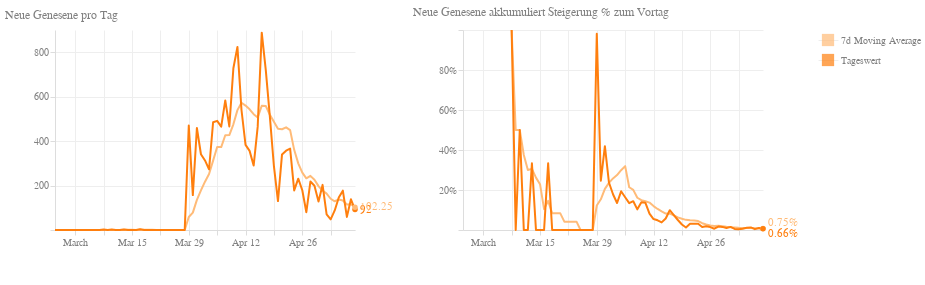

Notebook source saved alongside this figure:
### Code cell
rec_day_base = alt.Chart(df, width=300, height=200
).transform_timeunit(
    date='yearmonthdate(dataTime)'
).transform_aggregate(
    max_total_recovered='max(total_recovered)',
    groupby=['date']
).transform_window(
    rolling_max='max(max_total_recovered)',
    rolling_min='min(max_total_recovered)',
    frame=[-1, 0]
).transform_calculate(
    diff='datum.rolling_max - datum.rolling_min'
)

rec_day_line = rec_day_base.mark_line(
    color='#ff7f0e',
    size=2,
    strokeJoin='round'
).encode(
    alt.X('date:T', title=''),
    alt.Y('diff:Q', title=''),
    tooltip=['date:T', 'diff:Q']
)

rec_day_the_tooltip = rec_day_base.mark_circle(
    color='#ff7f0e',
    size=200,
    opacity=0
).encode(
    alt.X('date:T', title=''),
    alt.Y('diff:Q', title=''),
    tooltip=[alt.Tooltip('date:T', title='Datum'), alt.Tooltip('diff:Q', title='Neue Genesene')]
)

rec_day_the_highlight = rec_day_base.transform_window(
    sort=[alt.SortField("date", order="descending")], 
    rank="rank(date)"
).transform_filter(
    alt.datum.rank == 1
)

rec_day_the_text = rec_day_the_highlight.mark_text(
    align='left',
    color='#ff7f0e',
    dx=5
).encode(
    alt.X('date:T'),
    alt.Y('diff:Q', title=''),
    text=alt.Text("diff:Q")
)

rec_day_the_mark = rec_day_the_highlight.mark_circle(
    color='#ff7f0e',
    opacity=1
).encode(
    alt.X('date:T'),
    alt.Y('diff:Q', title=''),
)

rec_ma_base = rec_day_base.transform_window(
    rolling_mean='mean(diff)',
    frame=[-7, 0]
)

rec_ma_line = rec_ma_base.mark_line(
    color='#ffbb78',
    size=2,
    strokeJoin='round'
).encode(
    alt.X('date:T', title=''),
    alt.Y('rolling_mean:Q', title=''),
)

rec_ma_the_tooltip = rec_ma_base.mark_circle(
    color='#ffbb78',
    size=200,
    opacity=0
).encode(
    alt.X('date:T', title=''),
    alt.Y('rolling_mean:Q', title=''),
    tooltip=[alt.Tooltip('date:T', title='Datum'), alt.Tooltip('rolling_mean:Q', title='7d Moving Average')]
)

rec_ma_the_highlight = rec_ma_base.transform_window(
    sort=[alt.SortField("date", order="descending")], 
    rank="rank(date)"
).transform_filter(
    alt.datum.rank == 1
)

rec_ma_the_text = rec_ma_the_highlight.mark_text(
    align='left',
    color='#ffbb78',
    dx=5
).encode(
    alt.X('date:T'),
    alt.Y('rolling_mean:Q', title=''),
    text=alt.Text("rolling_mean:Q", format=",.2f")
)

rec_ma_the_mark = rec_ma_the_highlight.mark_circle(
    color='#ffbb78',
    opacity=1
).encode(
    alt.X('date:T'),
    alt.Y('rolling_mean:Q', title='')
)

new_rec_by_day = (
    rec_ma_line + rec_day_line + rec_day_the_text +
    rec_day_the_mark + rec_ma_the_text + rec_ma_the_mark +
    rec_ma_the_tooltip + rec_day_the_tooltip
).properties(title='Neue Genesene pro Tag')

rec_percent_base = alt.Chart(df, width=300, height=200
).transform_timeunit(
    date='yearmonthdate(dataTime)'
).transform_aggregate(
    max_total_recovered='max(total_recovered)',
    groupby=['date']
).transform_window(
    rolling_max='max(max_total_recovered)',
    rolling_min='min(max_total_recovered)',
    frame=[-1, 0]
).transform_calculate(
    diff='(datum.rolling_max - datum.rolling_min) / datum.rolling_max'
)

rec_percent_line = rec_percent_base.mark_line(
    color='#ff7f0e',
    size=2,
    strokeJoin='round'
).encode(
    alt.X('date:T', title=''),
    alt.Y('diff:Q', axis=alt.Axis(format='%', title=''), scale=alt.Scale(domain=[0, 1]))
)

rec_percent_the_tooltip = rec_percent_base.mark_circle(
    color='#ff7f0e',
    size=200,
    opacity=0
).encode(
    alt.X('date:T', title=''),
    alt.Y('diff:Q', title=''),
    tooltip=[alt.Tooltip('date:T', title='Datum'), alt.Tooltip('diff:Q', title='Steigerung %', format=".2%")]
)

rec_percent_the_highlight = rec_percent_base.transform_window(
    sort=[alt.SortField("date", order="descending")], 
    rank="rank(date)"
).transform_filter(
    alt.datum.rank == 1
)

rec_percent_the_text = rec_percent_the_highlight.mark_text(
    align='left',
    color='#ff7f0e',
    dx=5,dy=5
).encode(
    alt.X('date:T'),
    alt.Y('diff:Q', title=''),
    text=alt.Text("diff:Q", format=".2%")
)

rec_percent_the_mark = rec_percent_the_highlight.mark_circle(
    color='#ff7f0e',
    opacity=1
).encode(
    alt.X('date:T'),
    alt.Y('diff:Q', title=''),
)

rec_ma_percent = rec_percent_base.transform_window(
    rolling_mean='mean(diff)',
    frame=[-7, 0]
).mark_line(
    color='#ffbb78',
    size=2,
    strokeJoin='round'
).encode(
    alt.X('date:T', title=''),
    alt.Y('rolling_mean:Q', axis=alt.Axis(format='%', title='')),
)

rec_ma_percent_the_tooltip = rec_ma_percent.mark_circle(
    color='#ffbb78',
    size=200,
    opacity=0
).encode(
    alt.X('date:T', title=''),
    alt.Y('rolling_mean:Q', title=''),
    tooltip=[alt.Tooltip('date:T', title='Datum'), alt.Tooltip('rolling_mean:Q', title='7d Moving Average', format=".2%")]
)


rec_ma_percent_the_highlight = rec_ma_percent.transform_window(
    sort=[alt.SortField("date", order="descending")], 
    rank="rank(date)"
).transform_filter(
    alt.datum.rank == 1
)

rec_ma_percent_the_text = rec_ma_percent_the_highlight.mark_text(
    align='left',
    color='#ffbb78',
    dx=5,dy=-5
).encode(
    alt.X('date:T'),
    alt.Y('rolling_mean:Q', title=''),
    text=alt.Text("rolling_mean:Q", format=".2%")
)

rec_ma_percent_the_mark = rec_ma_percent_the_highlight.mark_circle(
    color='#ffbb78',
    opacity=1
).encode(
    alt.X('date:T'),
    alt.Y('rolling_mean:Q', title='')
)

new_rec_percent_by_day = (
    rec_ma_percent + rec_percent_line +
    rec_ma_percent_the_text + rec_ma_percent_the_mark +
    rec_percent_the_text + rec_percent_the_mark +
    rec_ma_percent_the_tooltip + rec_percent_the_tooltip
).properties(title='Neue Genesene akkumuliert Steigerung % zum Vortag')

chart_4_legendDomain = ['Tageswert', '7d Moving Average']
chart_4_legendColors = ['#ff7f0e', '#ffbb78']
chart_4_legendData = pd.DataFrame({
    'label': chart_4_legendDomain
})

legend4 = alt.Chart(chart_4_legendData).mark_square(size=150).encode(
    y=alt.Y(
        'label:N',
        axis=alt.Axis(domain=False, ticks=False, orient='right'),
        title=None
    ),
    color=alt.Color(
        'label',
        scale=alt.Scale(domain=chart_4_legendDomain,range=chart_4_legendColors),
        legend=None
    )
)

chart_4 = (new_rec_by_day | new_rec_percent_by_day | legend4).configure_axis(
    grid=True,
    gridColor="#eee",
    domainColor="#ddd",
    tickColor="#ddd",
    labelColor="gray",
    labelBound=True,
    minExtent=50
).configure_view(
    strokeWidth=0
).configure_title(
    fontSize=12,
    fontWeight='normal',
    anchor='start',
    color='gray'
)
chart_4

### Figure 1 — Vega-Lite specification as saved in the notebook (floating-point values rounded to 4 significant figures; data arrays with more than 128 entries replaced by an {"elided": "..."} marker saying what was removed)
{"config": {"view": {"continuousWidth": 400, "continuousHeight": 300, "strokeWidth": 0}, "axis": {"domainColor": "#ddd", "grid": true, "gridColor": "#eee", "labelBound": true, "labelColor": "gray", "minExtent": 50, "tickColor": "#ddd"}, "title": {"anchor": "start", "color": "gray", "fontSize": 12, "fontWeight": "normal"}}, "hconcat": [{"layer": [{"mark": {"type": "line", "color": "#ffbb78", "size": 2, "strokeJoin": "round"}, "encoding": {"x": {"type": "temporal", "field": "date", "title": ""}, "y": {"type": "quantitative", "field": "rolling_mean", "title": ""}}, "height": 200, "transform": [{"field": "dataTime", "timeUnit": "yearmonthdate", "as": "date"}, {"aggregate": [{"op": "max", "field": "total_recovered", "as": "max_total_recovered"}], "groupby": ["date"]}, {"window": [{"op": "max", "field": "max_total_recovered", "as": "rolling_max"}, {"op": "min", "field": "max_total_recovered", "as": "rolling_min"}], "frame": [-1, 0]}, {"calculate": "datum.rolling_max - datum.rolling_min", "as": "diff"}, {"window": [{"op": "mean", "field": "diff", "as": "rolling_mean"}], "frame": [-7, 0]}], "width": 300}, {"mark": {"type": "line", "color": "#ff7f0e", "size": 2, "strokeJoin": "round"}, "encoding": {"tooltip": [{"type": "temporal", "field": "date"}, {"type": "quantitative", "field": "diff"}], "x": {"type": "temporal", "field": "date", "title": ""}, "y": {"type": "quantitative", "field": "diff", "title": ""}}, "height": 200, "transform": [{"field": "dataTime", "timeUnit": "yearmonthdate", "as": "date"}, {"aggregate": [{"op": "max", "field": "total_recovered", "as": "max_total_recovered"}], "groupby": ["date"]}, {"window": [{"op": "max", "field": "max_total_recovered", "as": "rolling_max"}, {"op": "min", "field": "max_total_recovered", "as": "rolling_min"}], "frame": [-1, 0]}, {"calculate": "datum.rolling_max - datum.rolling_min", "as": "diff"}], "width": 300}, {"mark": {"type": "text", "align": "left", "color": "#ff7f0e", "dx": 5}, "encoding": {"text": {"type": "quantitative", "field": "diff"}, "x": {"type": "temporal", "field": "date"}, "y": {"type": "quantitative", "field": "diff", "title": ""}}, "height": 200, "transform": [{"field": "dataTime", "timeUnit": "yearmonthdate", "as": "date"}, {"aggregate": [{"op": "max", "field": "total_recovered", "as": "max_total_recovered"}], "groupby": ["date"]}, {"window": [{"op": "max", "field": "max_total_recovered", "as": "rolling_max"}, {"op": "min", "field": "max_total_recovered", "as": "rolling_min"}], "frame": [-1, 0]}, {"calculate": "datum.rolling_max - datum.rolling_min", "as": "diff"}, {"window": [{"op": "rank", "field": "date", "as": "rank"}], "sort": [{"field": "date", "order": "descending"}]}, {"filter": "(datum.rank === 1)"}], "width": 300}, {"mark": {"type": "circle", "color": "#ff7f0e", "opacity": 1}, "encoding": {"x": {"type": "temporal", "field": "date"}, "y": {"type": "quantitative", "field": "diff", "title": ""}}, "height": 200, "transform": [{"field": "dataTime", "timeUnit": "yearmonthdate", "as": "date"}, {"aggregate": [{"op": "max", "field": "total_recovered", "as": "max_total_recovered"}], "groupby": ["date"]}, {"window": [{"op": "max", "field": "max_total_recovered", "as": "rolling_max"}, {"op": "min", "field": "max_total_recovered", "as": "rolling_min"}], "frame": [-1, 0]}, {"calculate": "datum.rolling_max - datum.rolling_min", "as": "diff"}, {"window": [{"op": "rank", "field": "date", "as": "rank"}], "sort": [{"field": "date", "order": "descending"}]}, {"filter": "(datum.rank === 1)"}], "width": 300}, {"mark": {"type": "text", "align": "left", "color": "#ffbb78", "dx": 5}, "encoding": {"text": {"type": "quantitative", "field": "rolling_mean", "format": ",.2f"}, "x": {"type": "temporal", "field": "date"}, "y": {"type": "quantitative", "field": "rolling_mean", "title": ""}}, "height": 200, "transform": [{"field": "dataTime", "timeUnit": "yearmonthdate", "as": "date"}, {"aggregate": [{"op": "max", "field": "total_recovered", "as": "max_total_recovered"}], "groupby": ["date"]}, {"window": [{"op": "max", "field": "max_total_recovered", "as": "rolling_max"}, {"op": "min", "field": "max_total_recovered", "as": "rolling_min"}], "frame": [-1, 0]}, {"calculate": "datum.rolling_max - datum.rolling_min", "as": "diff"}, {"window": [{"op": "mean", "field": "diff", "as": "rolling_mean"}], "frame": [-7, 0]}, {"window": [{"op": "rank", "field": "date", "as": "rank"}], "sort": [{"field": "date", "order": "descending"}]}, {"filter": "(datum.rank === 1)"}], "width": 300}, {"mark": {"type": "circle", "color": "#ffbb78", "opacity": 1}, "encoding": {"x": {"type": "temporal", "field": "date"}, "y": {"type": "quantitative", "field": "rolling_mean", "title": ""}}, "height": 200, "transform": [{"field": "dataTime", "timeUnit": "yearmonthdate", "as": "date"}, {"aggregate": [{"op": "max", "field": "total_recovered", "as": "max_total_recovered"}], "groupby": ["date"]}, {"window": [{"op": "max", "field": "max_total_recovered", "as": "rolling_max"}, {"op": "min", "field": "max_total_recovered", "as": "rolling_min"}], "frame": [-1, 0]}, {"calculate": "datum.rolling_max - datum.rolling_min", "as": "diff"}, {"window": [{"op": "mean", "field": "diff", "as": "rolling_mean"}], "frame": [-7, 0]}, {"window": [{"op": "rank", "field": "date", "as": "rank"}], "sort": [{"field": "date", "order": "descending"}]}, {"filter": "(datum.rank === 1)"}], "width": 300}, {"mark": {"type": "circle", "color": "#ffbb78", "opacity": 0, "size": 200}, "encoding": {"tooltip": [{"type": "temporal", "field": "date", "title": "Datum"}, {"type": "quantitative", "field": "rolling_mean", "title": "7d Moving Average"}], "x": {"type": "temporal", "field": "date", "title": ""}, "y": {"type": "quantitative", "field": "rolling_mean", "title": ""}}, "height": 200, "transform": [{"field": "dataTime", "timeUnit": "yearmonthdate", "as": "date"}, {"aggregate": [{"op": "max", "field": "total_recovered", "as": "max_total_recovered"}], "groupby": ["date"]}, {"window": [{"op": "max", "field": "max_total_recovered", "as": "rolling_max"}, {"op": "min", "field": "max_total_recovered", "as": "rolling_min"}], "frame": [-1, 0]}, {"calculate": "datum.rolling_max - datum.rolling_min", "as": "diff"}, {"window": [{"op": "mean", "field": "diff", "as": "rolling_mean"}], "frame": [-7, 0]}], "width": 300}, {"mark": {"type": "circle", "color": "#ff7f0e", "opacity": 0, "size": 200}, "encoding": {"tooltip": [{"type": "temporal", "field": "date", "title": "Datum"}, {"type": "quantitative", "field": "diff", "title": "Neue Genesene"}], "x": {"type": "temporal", "field": "date", "title": ""}, "y": {"type": "quantitative", "field": "diff", "title": ""}}, "height": 200, "transform": [{"field": "dataTime", "timeUnit": "yearmonthdate", "as": "date"}, {"aggregate": [{"op": "max", "field": "total_recovered", "as": "max_total_recovered"}], "groupby": ["date"]}, {"window": [{"op": "max", "field": "max_total_recovered", "as": "rolling_max"}, {"op": "min", "field": "max_total_recovered", "as": "rolling_min"}], "frame": [-1, 0]}, {"calculate": "datum.rolling_max - datum.rolling_min", "as": "diff"}], "width": 300}], "title": "Neue Genesene pro Tag"}, {"layer": [{"mark": {"type": "line", "color": "#ffbb78", "size": 2, "strokeJoin": "round"}, "encoding": {"x": {"type": "temporal", "field": "date", "title": ""}, "y": {"type": "quantitative", "axis": {"format": "%", "title": ""}, "field": "rolling_mean"}}, "height": 200, "transform": [{"field": "dataTime", "timeUnit": "yearmonthdate", "as": "date"}, {"aggregate": [{"op": "max", "field": "total_recovered", "as": "max_total_recovered"}], "groupby": ["date"]}, {"window": [{"op": "max", "field": "max_total_recovered", "as": "rolling_max"}, {"op": "min", "field": "max_total_recovered", "as": "rolling_min"}], "frame": [-1, 0]}, {"calculate": "(datum.rolling_max - datum.rolling_min) / datum.rolling_max", "as": "diff"}, {"window": [{"op": "mean", "field": "diff", "as": "rolling_mean"}], "frame": [-7, 0]}], "width": 300}, {"mark": {"type": "line", "color": "#ff7f0e", "size": 2, "strokeJoin": "round"}, "encoding": {"x": {"type": "temporal", "field": "date", "title": ""}, "y": {"type": "quantitative", "axis": {"format": "%", "title": ""}, "field": "diff", "scale": {"domain": [0, 1]}}}, "height": 200, "transform": [{"field": "dataTime", "timeUnit": "yearmonthdate", "as": "date"}, {"aggregate": [{"op": "max", "field": "total_recovered", "as": "max_total_recovered"}], "groupby": ["date"]}, {"window": [{"op": "max", "field": "max_total_recovered", "as": "rolling_max"}, {"op": "min", "field": "max_total_recovered", "as": "rolling_min"}], "frame": [-1, 0]}, {"calculate": "(datum.rolling_max - datum.rolling_min) / datum.rolling_max", "as": "diff"}], "width": 300}, {"mark": {"type": "text", "align": "left", "color": "#ffbb78", "dx": 5, "dy": -5}, "encoding": {"text": {"type": "quantitative", "field": "rolling_mean", "format": ".2%"}, "x": {"type": "temporal", "field": "date"}, "y": {"type": "quantitative", "field": "rolling_mean", "title": ""}}, "height": 200, "transform": [{"field": "dataTime", "timeUnit": "yearmonthdate", "as": "date"}, {"aggregate": [{"op": "max", "field": "total_recovered", "as": "max_total_recovered"}], "groupby": ["date"]}, {"window": [{"op": "max", "field": "max_total_recovered", "as": "rolling_max"}, {"op": "min", "field": "max_total_recovered", "as": "rolling_min"}], "frame": [-1, 0]}, {"calculate": "(datum.rolling_max - datum.rolling_min) / datum.rolling_max", "as": "diff"}, {"window": [{"op": "mean", "field": "diff", "as": "rolling_mean"}], "frame": [-7, 0]}, {"window": [{"op": "rank", "field": "date", "as": "rank"}], "sort": [{"field": "date", "order": "descending"}]}, {"filter": "(datum.rank === 1)"}], "width": 300}, {"mark": {"type": "circle", "color": "#ffbb78", "opacity": 1}, "encoding": {"x": {"type": "temporal", "field": "date"}, "y": {"type": "quantitative", "field": "rolling_mean", "title": ""}}, "height": 200, "transform": [{"field": "dataTime", "timeUnit": "yearmonthdate", "as": "date"}, {"aggregate": [{"op": "max", "field": "total_recovered", "as": "max_total_recovered"}], "groupby": ["date"]}, {"window": [{"op": "max", "field": "max_total_recovered", "as": "rolling_max"}, {"op": "min", "field": "max_total_recovered", "as": "rolling_min"}], "frame": [-1, 0]}, {"calculate": "(datum.rolling_max - datum.rolling_min) / datum.rolling_max", "as": "diff"}, {"window": [{"op": "mean", "field": "diff", "as": "rolling_mean"}], "frame": [-7, 0]}, {"window": [{"op": "rank", "field": "date", "as": "rank"}], "sort": [{"field": "date", "order": "descending"}]}, {"filter": "(datum.rank === 1)"}], "width": 300}, {"mark": {"type": "text", "align": "left", "color": "#ff7f0e", "dx": 5, "dy": 5}, "encoding": {"text": {"type": "quantitative", "field": "diff", "format": ".2%"}, "x": {"type": "temporal", "field": "date"}, "y": {"type": "quantitative", "field": "diff", "title": ""}}, "height": 200, "transform": [{"field": "dataTime", "timeUnit": "yearmonthdate", "as": "date"}, {"aggregate": [{"op": "max", "field": "total_recovered", "as": "max_total_recovered"}], "groupby": ["date"]}, {"window": [{"op": "max", "field": "max_total_recovered", "as": "rolling_max"}, {"op": "min", "field": "max_total_recovered", "as": "rolling_min"}], "frame": [-1, 0]}, {"calculate": "(datum.rolling_max - datum.rolling_min) / datum.rolling_max", "as": "diff"}, {"window": [{"op": "rank", "field": "date", "as": "rank"}], "sort": [{"field": "date", "order": "descending"}]}, {"filter": "(datum.rank === 1)"}], "width": 300}, {"mark": {"type": "circle", "color": "#ff7f0e", "opacity": 1}, "encoding": {"x": {"type": "temporal", "field": "date"}, "y": {"type": "quantitative", "field": "diff", "title": ""}}, "height": 200, "transform": [{"field": "dataTime", "timeUnit": "yearmonthdate", "as": "date"}, {"aggregate": [{"op": "max", "field": "total_recovered", "as": "max_total_recovered"}], "groupby": ["date"]}, {"window": [{"op": "max", "field": "max_total_recovered", "as": "rolling_max"}, {"op": "min", "field": "max_total_recovered", "as": "rolling_min"}], "frame": [-1, 0]}, {"calculate": "(datum.rolling_max - datum.rolling_min) / datum.rolling_max", "as": "diff"}, {"window": [{"op": "rank", "field": "date", "as": "rank"}], "sort": [{"field": "date", "order": "descending"}]}, {"filter": "(datum.rank === 1)"}], "width": 300}, {"mark": {"type": "circle", "color": "#ffbb78", "opacity": 0, "size": 200}, "encoding": {"tooltip": [{"type": "temporal", "field": "date", "title": "Datum"}, {"type": "quantitative", "field": "rolling_mean", "format": ".2%", "title": "7d Moving Average"}], "x": {"type": "temporal", "field": "date", "title": ""}, "y": {"type": "quantitative", "field": "rolling_mean", "title": ""}}, "height": 200, "transform": [{"field": "dataTime", "timeUnit": "yearmonthdate", "as": "date"}, {"aggregate": [{"op": "max", "field": "total_recovered", "as": "max_total_recovered"}], "groupby": ["date"]}, {"window": [{"op": "max", "field": "max_total_recovered", "as": "rolling_max"}, {"op": "min", "field": "max_total_recovered", "as": "rolling_min"}], "frame": [-1, 0]}, {"calculate": "(datum.rolling_max - datum.rolling_min) / datum.rolling_max", "as": "diff"}, {"window": [{"op": "mean", "field": "diff", "as": "rolling_mean"}], "frame": [-7, 0]}], "width": 300}, {"mark": {"type": "circle", "color": "#ff7f0e", "opacity": 0, "size": 200}, "encoding": {"tooltip": [{"type": "temporal", "field": "date", "title": "Datum"}, {"type": "quantitative", "field": "diff", "format": ".2%", "title": "Steigerung %"}], "x": {"type": "temporal", "field": "date", "title": ""}, "y": {"type": "quantitative", "field": "diff", "title": ""}}, "height": 200, "transform": [{"field": "dataTime", "timeUnit": "yearmonthdate", "as": "date"}, {"aggregate": [{"op": "max", "field": "total_recovered", "as": "max_total_recovered"}], "groupby": ["date"]}, {"window": [{"op": "max", "field": "max_total_recovered", "as": "rolling_max"}, {"op": "min", "field": "max_total_recovered", "as": "rolling_min"}], "frame": [-1, 0]}, {"calculate": "(datum.rolling_max - datum.rolling_min) / datum.rolling_max", "as": "diff"}], "width": 300}], "title": "Neue Genesene akkumuliert Steigerung % zum Vortag"}, {"data": {"name": "data-793b2339a016668726e02e8737965916"}, "mark": {"type": "square", "size": 150}, "encoding": {"color": {"type": "nominal", "field": "label", "legend": null, "scale": {"domain": ["Tageswert", "7d Moving Average"], "range": ["#ff7f0e", "#ffbb78"]}}, "y": {"type": "nominal", "axis": {"domain": false, "orient": "right", "ticks": false}, "field": "label", "title": null}}}], "data": {"name": "data-2f72aab15c351021e38c2235811396c3"}, "$schema": "https://vega.github.io/schema/vega-lite/v4.8.1.json", "datasets": {"data-2f72aab15c351021e38c2235811396c3": {"elided": "156 records"}, "data-793b2339a016668726e02e8737965916": [{"label": "Tageswert"}, {"label": "7d Moving Average"}]}}
